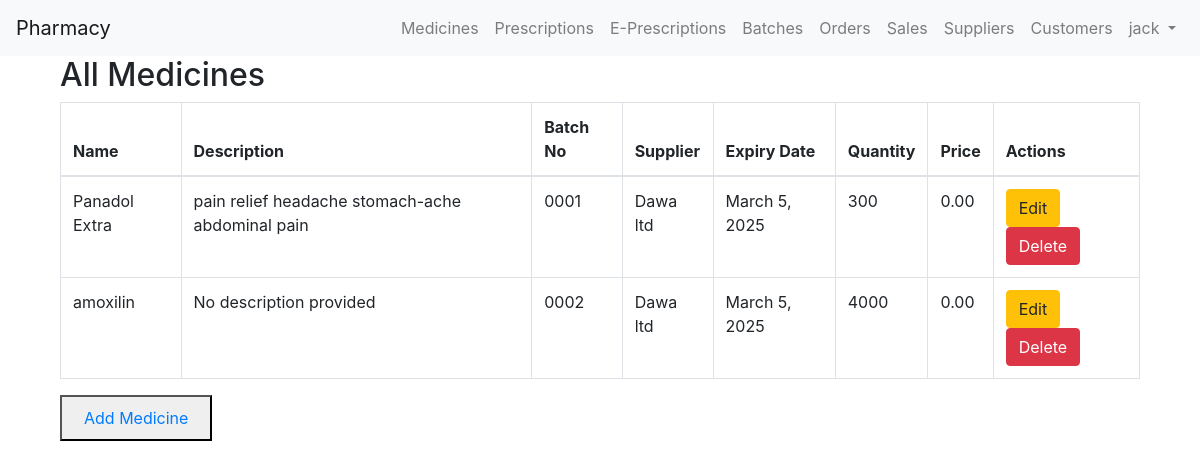
/medicines/ (signed in), run on an earlier commit of the app's database.
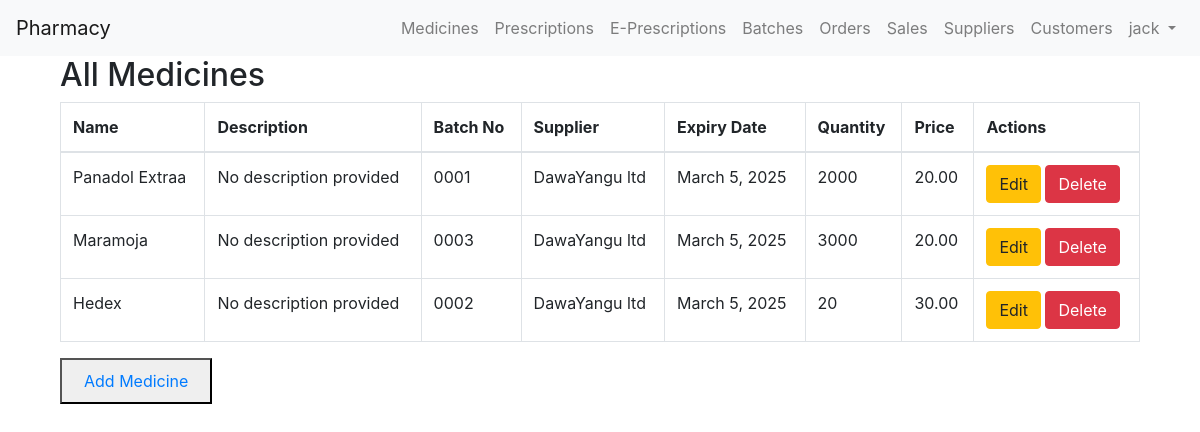
And on a later commit of the database.
### chemistApi/models.py (models this page shows, shortened)
class Medicine(models.Model):
    name = models.CharField(max_length=255)
    supplier = models.ForeignKey(Supplier, on_delete=models.CASCADE)
    description = models.TextField(default='No description provided')
    price = models.DecimalField(max_digits=10, decimal_places=2, default=0)

class Batch(models.Model):
    medicine = models.ForeignKey(Medicine, on_delete=models.CASCADE, related_name='batches')
    supplier = models.ForeignKey(Supplier, null=True, on_delete=models.CASCADE)
    batch_no = models.CharField(max_length=100)
    expiry_date = models.DateField()
    quantity = models.PositiveIntegerField()

class Supplier(models.Model):
    name = models.CharField(max_length=100)
    email = models.EmailField(default='e.g supplier@gmail.com')
    phone_number = models.CharField(max_length=20, default='e.g 1234567890')

### chemistApi/views.py (the view)
# urls.py: path('medicines/', views.MedicineListView.as_view(), name='medicine_list'),
@method_decorator(login_required, name='dispatch')
class MedicineListView(ListView):
    model = Medicine
    template_name = 'medicine_list.html'
    context_object_name = 'medicines'
    def get_queryset(self):
        return Medicine.objects.all().prefetch_related('batches')
    def get_context_data(self, **kwargs):
        context = super().get_context_data(**kwargs)
        context['additional_info'] = 'Additional information here'
        return context

### chemistApi/templates/medicine_list.html
{% extends 'base.html' %}
{% block content %}
<div class="container">
  <h2>All Medicines</h2>
  <table class="table table-bordered">
    <thead>
      <tr>
        <th>Name</th>
        <th>Description</th>
        <th>Batch No</th>
        <th>Supplier</th>
        <th>Expiry Date</th>
        <th>Quantity</th>
        <th>Price</th>
        <th>Actions</th>
      </tr>
    </thead>
    <tbody>
      {% for medicine in medicines %}
      <tr>
        <td>{{ medicine.name }}</td>
		<td>{{medicine.description}}</td>
        <td>
          {% for batch in medicine.batches.all %}
            {{ batch.batch_no }}{% if not forloop.last %}, {% endif %}
          {% endfor %}
        </td>
		<td>
			{{medicine.supplier.name}}
		</td>
        <td>
          {% for batch in medicine.batches.all %}
            {{ batch.expiry_date }}{% if not forloop.last %}, {% endif %}
          {% endfor %}
        </td>
        <td>
          {% for batch in medicine.batches.all %}
            {{ batch.quantity }}{% if not forloop.last %}, {% endif %}
          {% endfor %}
        </td>
        <td>{{medicine.price}}</td>
        <td>
          <a href="{% url 'medicine_update' medicine.pk %}" class="btn btn-warning">Edit</a>
          <a href="{% url 'medicine_delete' medicine.pk %}" class="btn btn-danger">Delete</a>
        </td>
      </tr>
      {% endfor %}
    </tbody>
  </table>
  <button>
    <a class="nav-link" href="{% url 'add_medicine' %}">Add Medicine</a>
  </button>
</div>
{% endblock %}

What changed in the data, as far as the page shows it:
removed Medicine: name "Panadol Extra", description "pain relief headache stomach-ache abdominal pain", supplier.name "Dawa ltd", price "0.00"
removed Batch: batch_no "0001", expiry_date "March 5, 2025", quantity "300"
removed Medicine: name "amoxilin", description "No description provided", supplier.name "Dawa ltd", price "0.00"
removed Batch: batch_no "0002", expiry_date "March 5, 2025", quantity "4000"
added Medicine: name "Panadol Extraa", description "No description provided", supplier.name "DawaYangu ltd", price "20.00"
added Batch: batch_no "0001", expiry_date "March 5, 2025", quantity "2000"
added Medicine: name "Maramoja", description "No description provided", supplier.name "DawaYangu ltd", price "20.00"
added Batch: batch_no "0003", expiry_date "March 5, 2025", quantity "3000"
added Medicine: name "Hedex", description "No description provided", supplier.name "DawaYangu ltd", price "30.00"
added Batch: batch_no "0002", expiry_date "March 5, 2025", quantity "20"
